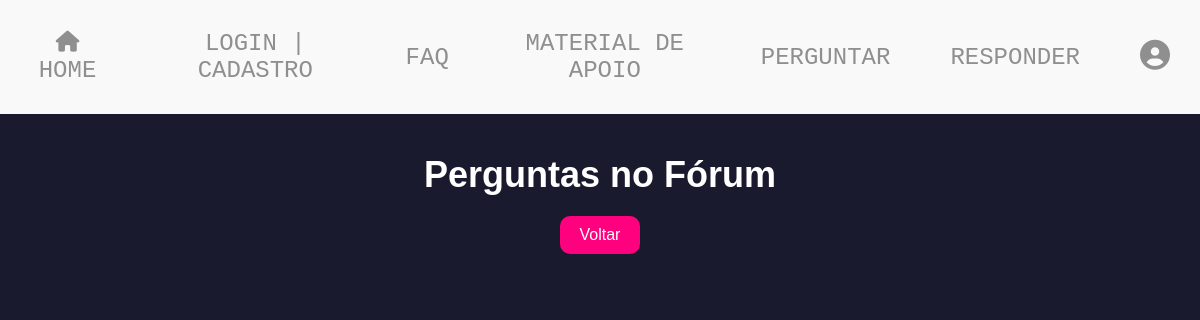
/respostas.php (signed in), run on an earlier commit of the app's database.
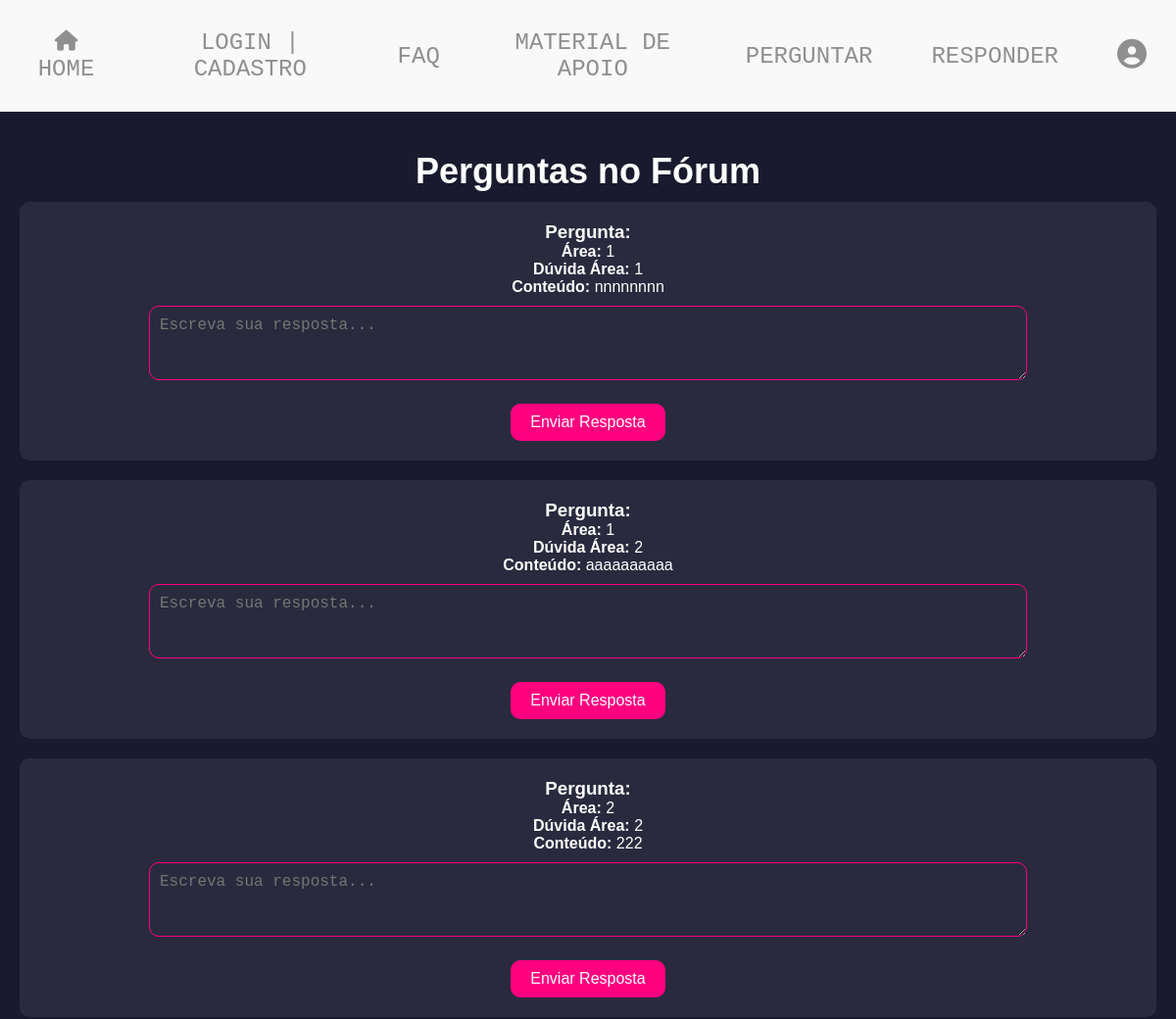
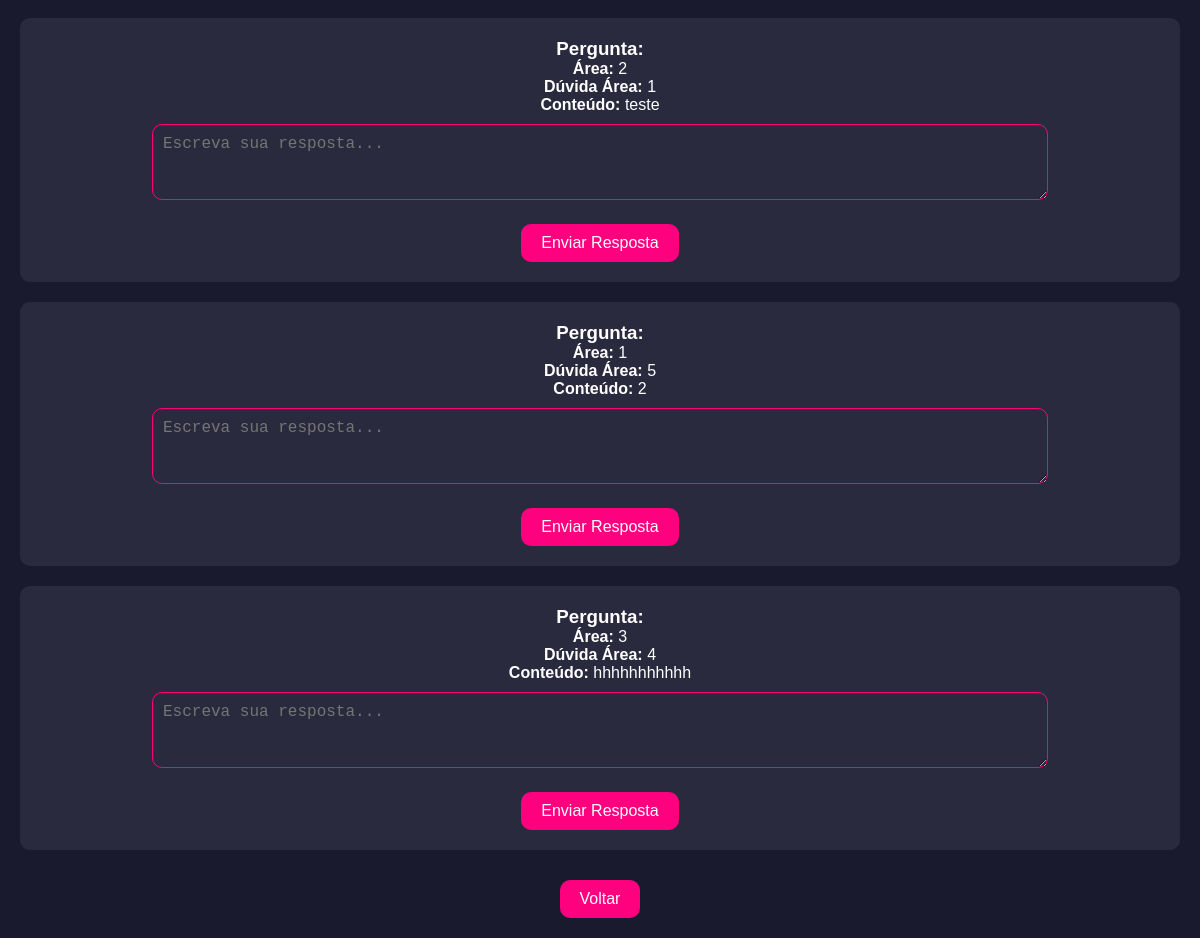
And on a later commit of the database (2 pictures, top to bottom).
### tables this page shows
CREATE TABLE IF NOT EXISTS `forum_perguntas` (
  `fk_id_usuario` int NOT NULL,
  `id_pergunta` int NOT NULL AUTO_INCREMENT,
  `area` varchar(40) NOT NULL,
  `duvida_area` varchar(40) NOT NULL,
  `pergunta` varchar(500) DEFAULT NULL,
  PRIMARY KEY (`id_pergunta`),
  KEY `fk_id_usuario` (`fk_id_usuario`)
);

### respostas.php (the view, shortened to what this page needs)
<?php
include_once 'conexao.php';
include 'css/css.php';
include_once 'menu.php';
$id_usuario = $_SESSION['id_usuario'];
$sql = "SELECT * FROM forum_perguntas WHERE fk_id_usuario != :id_usuario";
$stmt = $conn->prepare($sql);
$stmt->bindParam(':id_usuario', $id_usuario, PDO::PARAM_INT);
$stmt->execute();
$perguntas = $stmt->fetchAll(PDO::FETCH_ASSOC);
?>
<!DOCTYPE html>
<html lang="pt-br">
<head>
</head>
<body>
    <div class="container">
        <h2>Perguntas no Fórum</h2>
        <?php foreach ($perguntas as $pergunta): ?>
            <div class="pergunta">
                <h3>Pergunta:</h3>
                <p><strong>Área:</strong> <?= htmlspecialchars($pergunta['area']) ?></p>
                <p><strong>Dúvida Área:</strong> <?= htmlspecialchars($pergunta['duvida_area']) ?></p>
                <p><strong>Conteúdo:</strong> <?= htmlspecialchars($pergunta['pergunta']) ?></p>
                <form action="" method="POST">
                    <textarea name="resposta" class="input-field" rows="3" placeholder="Escreva sua resposta..." required></textarea><br>
                    <button type="submit" class="button">Enviar Resposta</button>
                </form>
            </div>
        <?php endforeach; ?>
        <button onclick="history.back()" class="button">Voltar</button>
    </div>
</body>
</html>

What changed in the data, as far as the page shows it:
added forum_perguntas: area "1", duvida_area "1", pergunta "nnnnnnnn"
added forum_perguntas: area "1", duvida_area "2", pergunta "aaaaaaaaaa"
added forum_perguntas: area "2", duvida_area "2", pergunta "222"
added forum_perguntas: area "2", duvida_area "1", pergunta "teste"
added forum_perguntas: area "1", duvida_area "5", pergunta "2"
added forum_perguntas: area "3", duvida_area "4", pergunta "hhhhhhhhhhh"
